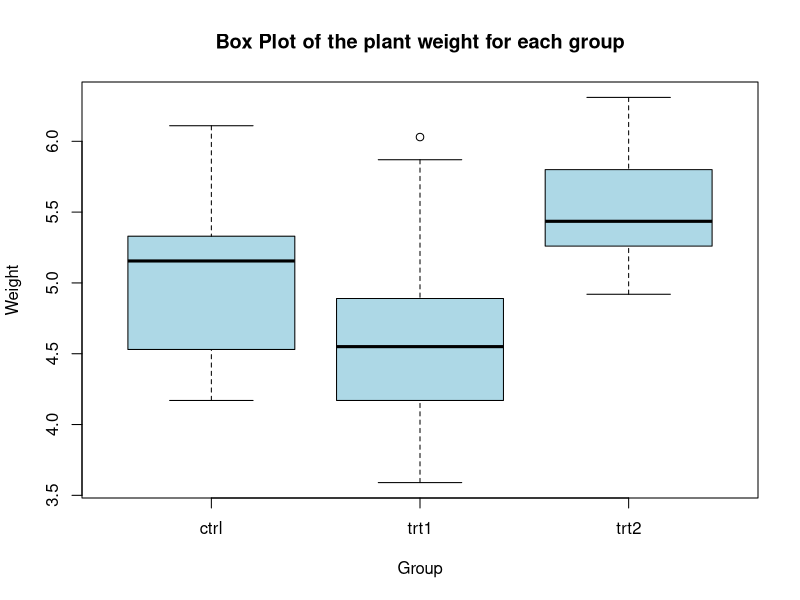
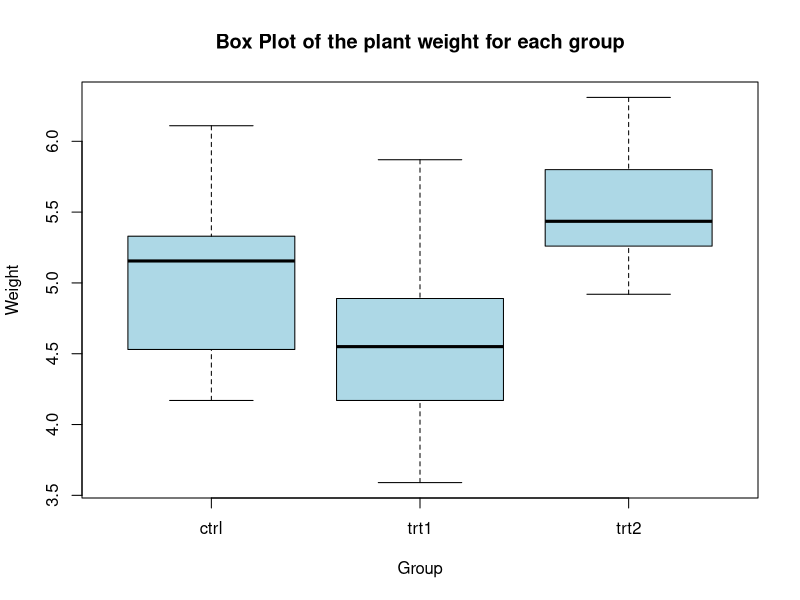

These charts were generated, in order, by the following R code:
## ---- chunk 1
library(datasets)
library(tidyverse)
library(car)
library(Hmisc)
## ---- chunk 2
head(PlantGrowth)
## ---- chunk 3
unique(PlantGrowth$group)
## ---- chunk 4
boxplot(weight ~ group, data = PlantGrowth,
        main = "Box Plot of the plant weight for each group",
        xlab = "Group",
        ylab = "Weight",
        col = "lightblue")
## ---- chunk 5
PlantGrowth[17,"weight"] <- 5.87
boxplot(weight ~ group, data = PlantGrowth,
        main = "Box Plot of the plant weight for each group",
        xlab = "Group",
        ylab = "Weight",
        col = "lightblue")
## ---- chunk 6
ShapiroWilkTest <- PlantGrowth %>%
  group_by(group) %>%
  summarise(
    shapiro_statistic = shapiro.test(weight)$statistic,
    shapiro_pValue = shapiro.test(weight)$p.value
  )
ShapiroWilkTest
## ---- chunk 7
LeveneTest <- PlantGrowth %>%
  group_by(group) %>%
  reframe(
    leveneStatistic = leveneTest(weight ~ group, data = .)$`F value`,
    levene_pValue = leveneTest(weight ~ group, data = .)$`Pr(>F)`
  )
LeveneTest
## ---- chunk 8
describe(PlantGrowth$weight)
## ---- chunk 9
anova_result <- aov(weight ~ group, data = PlantGrowth)
summary(anova_result)
## ---- chunk 10
anova_result <- aov(weight ~ group, data = PlantGrowth)
tukey <- TukeyHSD(anova_result)
tukey
